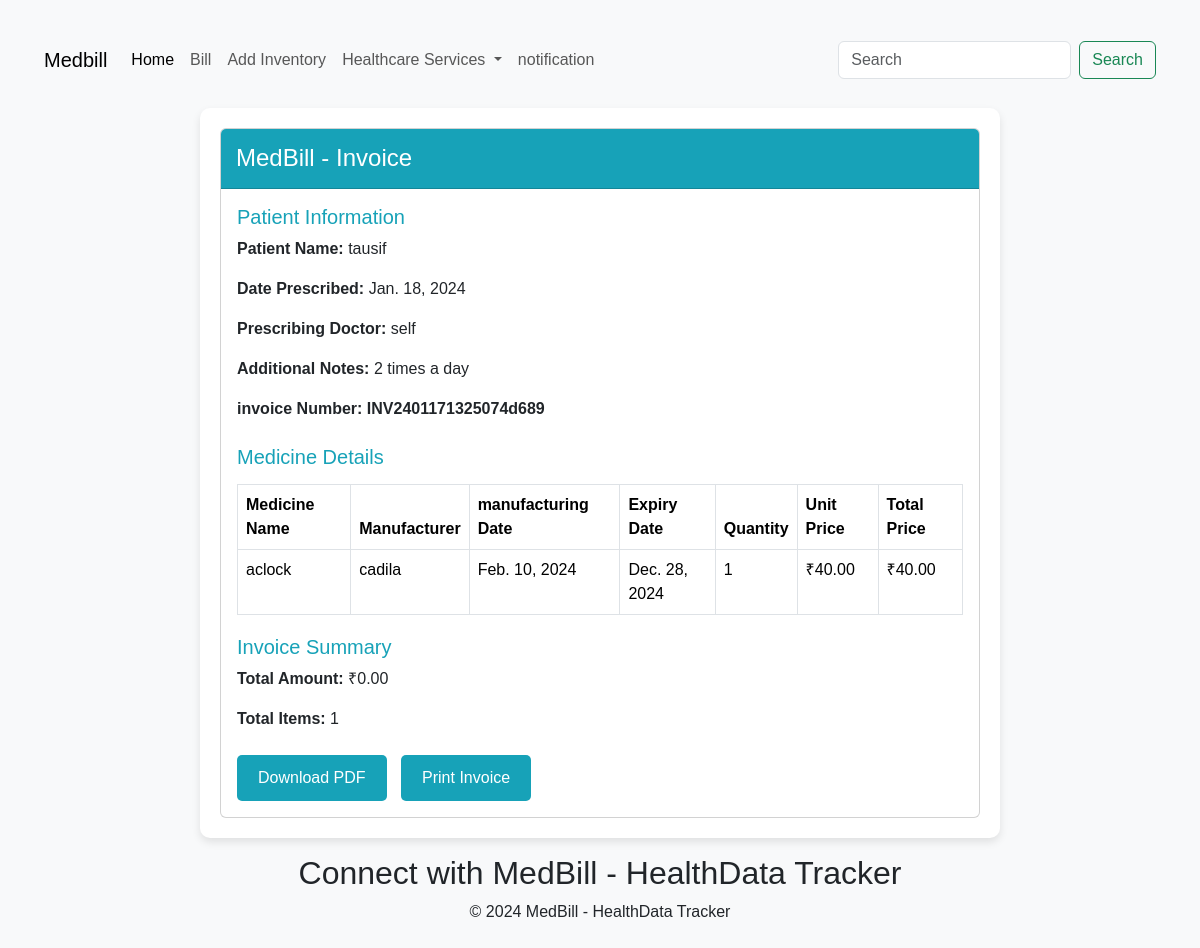
The app's page /Bill_print/4/ with its own data.
### medbill/models.py (models this page shows, shortened)
class Patient(models.Model):
    name = models.CharField(max_length=100)
    date_prescribed = models.DateField()
    prescribing_doctor = models.CharField(max_length=100)
    additional_notes = models.TextField(blank=True, null=True)
    symptoms=models.TextField(blank=True, null=True)

class Billing(models.Model):
    invoice_number = models.CharField(max_length=20, unique=True, blank=True)
    patient = models.ForeignKey(Patient, on_delete=models.CASCADE)
    total_amount = models.DecimalField(max_digits=10, decimal_places=2, default=0)
    discount = models.DecimalField(max_digits=5, decimal_places=2, default=0)
    profit = models.DecimalField(max_digits=10, decimal_places=2, default=0)
    net_amount=models.DecimalField(max_digits=10, decimal_places=2, default=0)

class BillingItem(models.Model):
    billing = models.ForeignKey(Billing, on_delete=models.CASCADE)
    medicine = models.ForeignKey(InventoryItem, on_delete=models.CASCADE)
    quantity = models.IntegerField()
    total_price = models.DecimalField(max_digits=10, decimal_places=2)
    profit = models.DecimalField(max_digits=10, decimal_places=2, default=0)
    invoice_number = models.CharField(max_length=20,  blank=True)

class InventoryItem(models.Model):
    medicine_name = models.CharField(max_length=100, unique=True)
    quantity = models.IntegerField()
    manufacturer = models.CharField(max_length=100)
    date_of_manufacture = models.DateField(default=date.today)
    expiry_date = models.DateField(default=date.today() + timedelta(days=180))
    price = models.DecimalField(max_digits=10, decimal_places=2)
    cost_price = models.DecimalField(max_digits=10, decimal_places=2)
    description = models.TextField()
    batch_number = models.CharField(max_length=50, default='DEFAULT_BATCH')
    CATEGORY_CHOICES = [
        ('tablet', 'Tablet'),
        ('capsule', 'Capsule'),
        ('vial', 'Vial'),
        ('syrup', 'Syrup'),
        ('injection', 'Injection'),
        ('ointment', 'Ointment'),
        ('drop', 'Drop'),
        ('powder', 'Powder'),
        ('cream', 'Cream'),
        ('gel', 'Gel'),
        ('liquid', 'Liquid'),
    ]
    category = models.CharField(max_length=20, choices=CATEGORY_CHOICES)

### medbill/views.py (the view)
def Bill(request, billing_id):
    billing = get_object_or_404(Billing, pk=billing_id)
    billing_items = billing.billingitem_set.all()
    patient = billing.patient
    context = {
        'billing': billing,
        'medicines': billing_items,
        'total_amount': billing.total_amount,
        'patient': patient,
        'Invoice': billing.invoice_number,
    }
    return render(request, 'bill print.html', context)

### template/bill print.html (shortened to what this page needs)
{% extends "base.html" %}
{% block body %}
<div class="container">
    <div class="card">
        <div class="card-header">
            <h4>MedBill - Invoice</h4>
        </div>
        <div class="card-body">
            <h5>Patient Information</h5>
            <p><strong>Patient Name:</strong> {{ patient.name }}</p>
            <p><strong>Date Prescribed:</strong> {{ patient.date_prescribed }}</p>
            <p><strong>Prescribing Doctor:</strong> {{ patient.prescribing_doctor }}</p>
            <p><strong>Additional Notes:</strong> {{ patient.additional_notes }}</p>
            <p><strong>invoice Number:</strong> <B>{{ Invoice }}</B></p>
            <h5 class="mt-4">Medicine Details</h5>
            <table class="table">
                <thead>
                    <tr>
                        <th>Medicine Name</th>
                        <th>Manufacturer</th>
                        <th>manufacturing Date</th>
                        <th>Expiry Date</th>
                        <th>Quantity</th>
                        <th>Unit Price</th>
                        <th>Total Price</th>
                    </tr>
                </thead>
                <tbody>
                    {% for medicine in medicines %}
                        <tr>
                            <td>{{ medicine.medicine.medicine_name }}</td>
                            <td>{{ medicine.medicine.manufacturer }}</td>
                            <td>{{ medicine.medicine.date_of_manufacture }}</td>
                            <td>{{ medicine.medicine.expiry_date}}</td>
                            <td>{{ medicine.quantity }}</td>
                            <td>₹{{ medicine.medicine.price }}</td>
                            <td>₹{{ medicine.total_price }}</td>
                        </tr>
                    {% endfor %}
                </tbody>
            </table>
            <div class="invoice-summary">
                <h5>Invoice Summary</h5>
                <p><strong>Total Amount:</strong> ₹{{ total_amount }}</p>
                <p><strong>Total Items:</strong> {{ medicines.count }}</p>
            </div>
            <div class="mt-4">
                <a href="{% url 'generate_pdf' billing.id %}" class="btn btn-print">Download PDF</a>
                <button class="btn btn-print" onclick="window.print()">Print Invoice</button>
            </div>
        </div>
    </div>
</div>
{% endblock body %}

### template/bill print.html (style rules this page uses)
body { background-color: #f8f9fa; padding: 2rem; font-family: 'Arial', sans-serif; }
.container { margin-top: 20px; max-width: 800px; background-color: #fff; padding: 20px; border-radius: 10px; box-shadow: 0 4px 8px rgba(0, 0, 0, 0.1); }
.card-header { background-color: #17a2b8; color: #ffffff; border-radius: 10px 10px 0 0; padding: 15px; }
h4 { margin-bottom: 0; }
h5 { color: #17a2b8; }
table { width: 100%; margin-top: 15px; border-collapse: collapse; }
table, th, td { border: 1px solid #dee2e6; }
th, td { padding: 12px; text-align: left; }
.invoice-summary { margin-top: 20px; }
.btn-print { background-color: #17a2b8; color: #ffffff; padding: 10px 20px; text-decoration: none; border-radius: 5px; margin-right: 10px; }

### records on screen
Patient: name "tausif", date_prescribed "Jan. 18, 2024", prescribing_doctor "self", additional_notes "2 times a day"
Billing: invoice_number "INV2401171325074d689", total_amount "0.00"
BillingItem: medicine.medicine_name "aclock", medicine.manufacturer "cadila", medicine.date_of_manufacture "Feb. 10, 2024", medicine.expiry_date "Dec. 28, 2024", quantity "1", medicine.price "40.00", total_price "40.00"

### other values on screen
{{ medicines.count }} "1"
